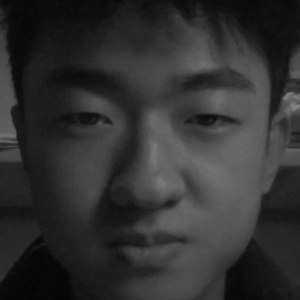
#> input picture dataset/Lucas/1.jpg, 300 x 300 px; its folder holds only this picture in this run
$ python preprocess.py
#> lines starting #> are read from the running program, lines starting #| are printed output that depends on the picture
from PIL import Image
import cv2
import numpy as np
import os

ori_path = 'dataset'
classifier = 'haarcascade_frontalface_alt2.xml'
face_clsfr = cv2.CascadeClassifier(os.path.join('haarcascades/', classifier))

print('Cropping the Image under classifier: ', classifier)

for dir in os.listdir(ori_path):
    for file in os.listdir(os.path.join(ori_path, dir)):
        img = cv2.imread(os.path.join(ori_path, dir, file))
#> img is the input picture: shape (300, 300, 3); min 4, max 133, mean 49
        gray = cv2.cvtColor(img, cv2.COLOR_BGR2GRAY)
        faces = face_clsfr.detectMultiScale(gray, 1.3, 5)
#> faces = [[16, 12, 276, 276]]
        if len(faces) != 0:
            print(file, len(faces), 'faces detected')
#| 1.jpg 1 faces detected
        else:
            print(file, 'no faces detected')
            os.remove(os.path.join(ori_path, dir, file))
        for (x, y, w, h) in faces:
            face_img = img[y:y + h, x:x + w]
            face_img = cv2.resize(face_img, (300, 300))
            cv2.imwrite(os.path.join(ori_path, dir, file), face_img)
#> this loop made 1 pass
#> pass 1, `face_img = img[y:y + h, x:x + w]`:
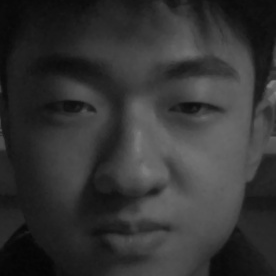
#> face_img: shape (276, 276, 3); min 4, max 126, mean 51.6
#> pass 2 of the loop `for dir in os.listdir(ori_path):`:
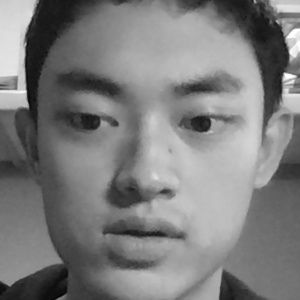
#> input picture dataset/WJJ/101.jpg, 300 x 300 px
#> img is the input picture: shape (300, 300, 3); min 3, max 255, mean 124.9
#> faces = [[21, 20, 255, 255]]
#| 101.jpg 1 faces detected
#> the loop `for (x, y, w, h) in faces:` made 1 pass
#> pass 1, `face_img = img[y:y + h, x:x + w]`:
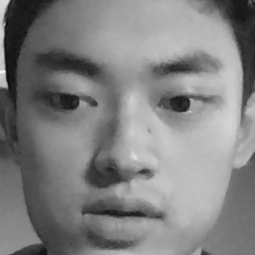
#> face_img: shape (255, 255, 3); min 9, max 247, mean 128.8
